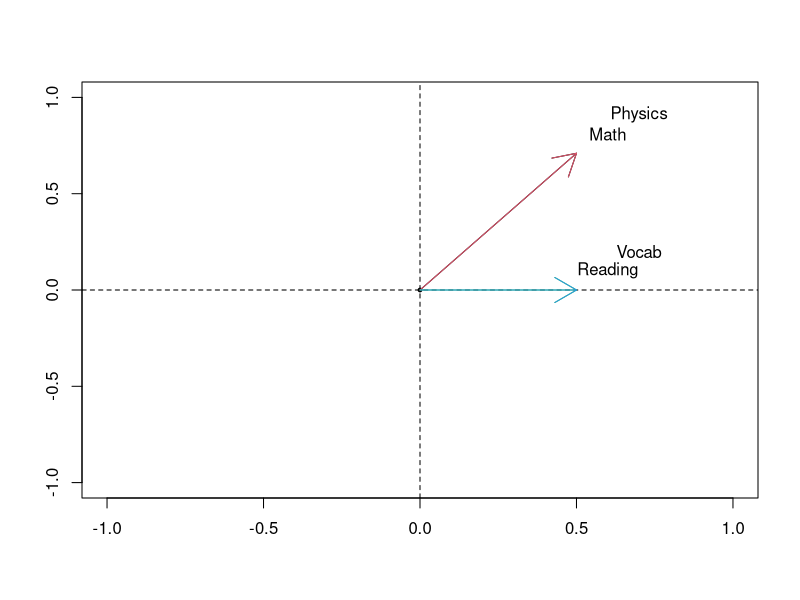
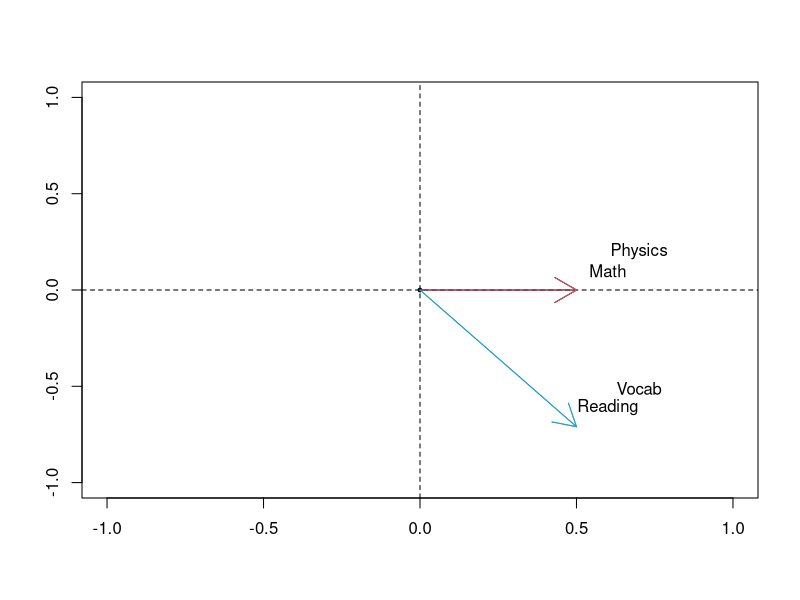
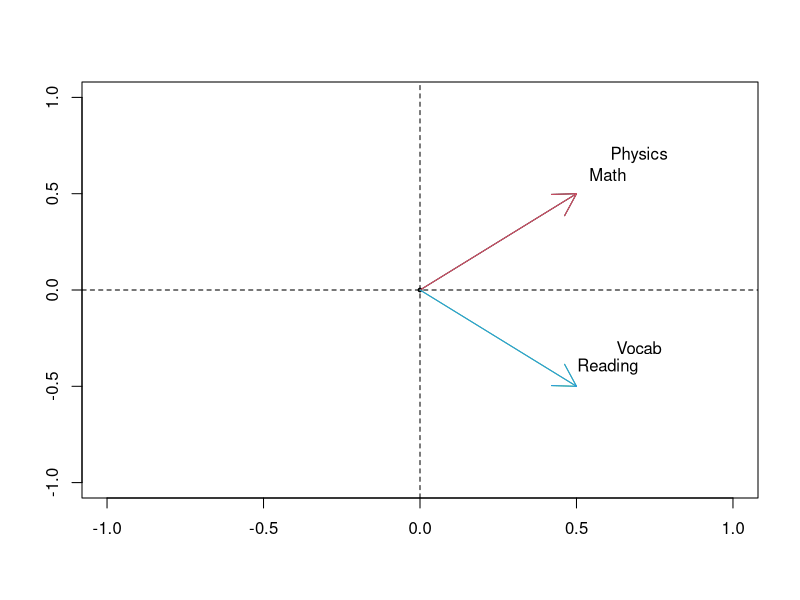
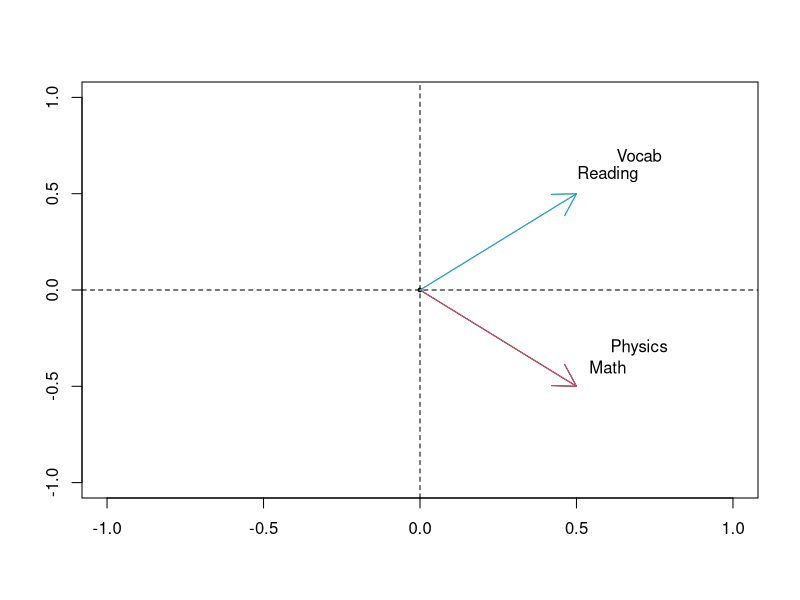
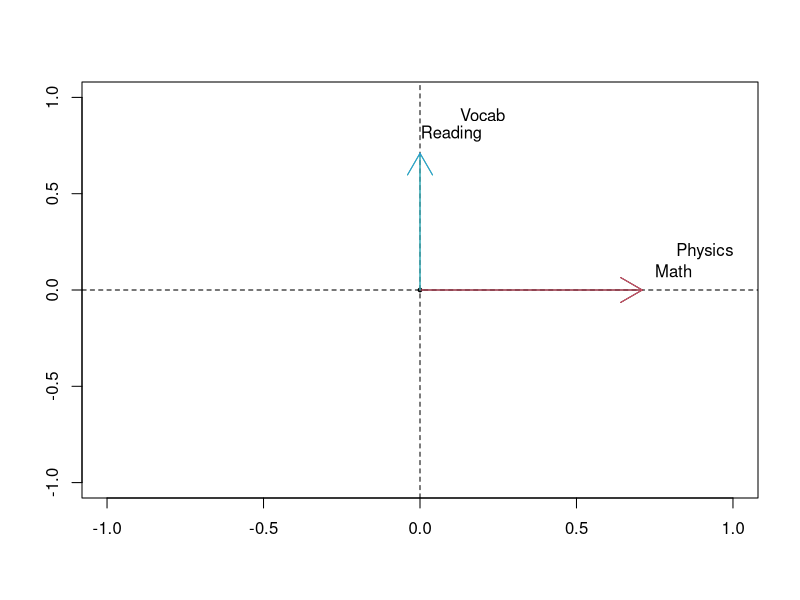
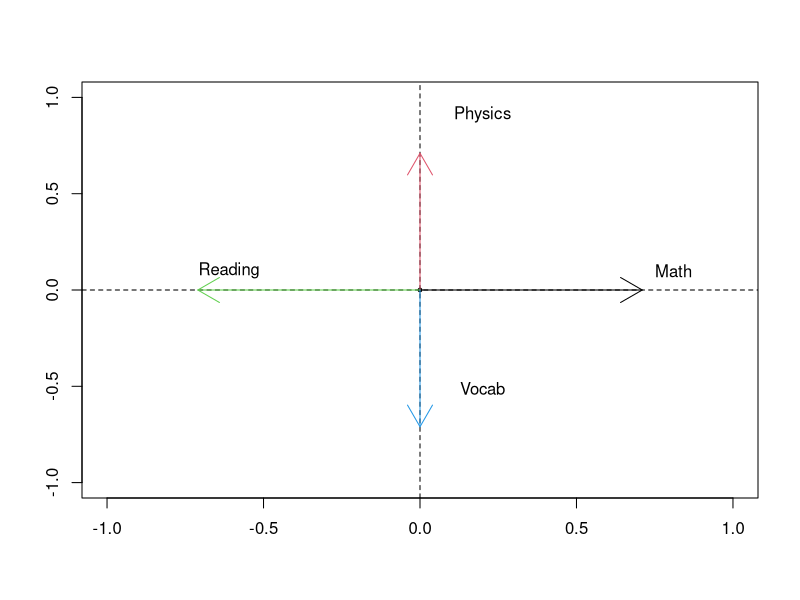

The R source for these figures, in order:
lv1 = c(0.5, 0.5, 0.5, 0.5)
lv2 = c(0.71, 0.71, 0, 0)
plot(x=0,type="n", xlim=c(-1,1), ylim=c(-1,1),xlab="", ylab="")
abline(h=0,lty=2)
abline(v=0,lty=2)
points(x=0,y=0,cex=.5,pch=19)
arrows(0,0,lv1[1],lv2[1],col=1,lty=1)
text(lv1[1]+.1,lv2[1]+.1,"Math")
arrows(0,0,lv1[2],lv2[2],col=2,lty=1)
text(lv1[2]+.2,lv2[2]+.2,"Physics")
arrows(0,0,lv1[3],lv2[3],col=3,lty=1)
text(lv1[3]+.1,lv2[3]+.1,"Reading")
arrows(0,0,lv1[4],lv2[4],col=4,lty=1)
text(lv1[4]+.2,lv2[4]+.2,"Vocab")


lv1 = c(0.5, 0.5, 0.5, 0.5)
lv2 = c(0, 0, -0.71, -0.71)
plot(x=0,type="n", xlim=c(-1,1), ylim=c(-1,1),xlab="", ylab="")
abline(h=0,lty=2)
abline(v=0,lty=2)
points(x=0,y=0,cex=.5,pch=19)
arrows(0,0,lv1[1],lv2[1],col=1,lty=1)
text(lv1[1]+.1,lv2[1]+.1,"Math")
arrows(0,0,lv1[2],lv2[2],col=2,lty=1)
text(lv1[2]+.2,lv2[2]+.2,"Physics")
arrows(0,0,lv1[3],lv2[3],col=3,lty=1)
text(lv1[3]+.1,lv2[3]+.1,"Reading")
arrows(0,0,lv1[4],lv2[4],col=4,lty=1)
text(lv1[4]+.2,lv2[4]+.2,"Vocab")

lv1 = c(0.5, 0.5, 0.5, 0.5)
lv2 = c(0.5, 0.5, -0.5, -0.5)
plot(x=0,type="n", xlim=c(-1,1), ylim=c(-1,1),xlab="", ylab="")
abline(h=0,lty=2)
abline(v=0,lty=2)
points(x=0,y=0,cex=.5,pch=19)
arrows(0,0,lv1[1],lv2[1],col=1,lty=1)
text(lv1[1]+.1,lv2[1]+.1,"Math")
arrows(0,0,lv1[2],lv2[2],col=2,lty=1)
text(lv1[2]+.2,lv2[2]+.2,"Physics")
arrows(0,0,lv1[3],lv2[3],col=3,lty=1)
text(lv1[3]+.1,lv2[3]+.1,"Reading")
arrows(0,0,lv1[4],lv2[4],col=4,lty=1)
text(lv1[4]+.2,lv2[4]+.2,"Vocab")

lv1 = c(0.5, 0.5, 0.5, 0.5)
lv2 = c(-0.5, -0.5, 0.5, 0.5)
plot(x=0,type="n", xlim=c(-1,1), ylim=c(-1,1),xlab="", ylab="")
abline(h=0,lty=2)
abline(v=0,lty=2)
points(x=0,y=0,cex=.5,pch=19)
arrows(0,0,lv1[1],lv2[1],col=1,lty=1)
text(lv1[1]+.1,lv2[1]+.1,"Math")
arrows(0,0,lv1[2],lv2[2],col=2,lty=1)
text(lv1[2]+.2,lv2[2]+.2,"Physics")
arrows(0,0,lv1[3],lv2[3],col=3,lty=1)
text(lv1[3]+.1,lv2[3]+.1,"Reading")
arrows(0,0,lv1[4],lv2[4],col=4,lty=1)
text(lv1[4]+.2,lv2[4]+.2,"Vocab")

lv1 = c(0.71, 0.71, 0, 0)
lv2 = c(0, 0, 0.71, 0.71)
plot(x=0,type="n", xlim=c(-1,1), ylim=c(-1,1),xlab="", ylab="")
abline(h=0,lty=2)
abline(v=0,lty=2)
points(x=0,y=0,cex=.5,pch=19)
arrows(0,0,lv1[1],lv2[1],col=1,lty=1)
text(lv1[1]+.1,lv2[1]+.1,"Math")
arrows(0,0,lv1[2],lv2[2],col=2,lty=1)
text(lv1[2]+.2,lv2[2]+.2,"Physics")
arrows(0,0,lv1[3],lv2[3],col=3,lty=1)
text(lv1[3]+.1,lv2[3]+.1,"Reading")
arrows(0,0,lv1[4],lv2[4],col=4,lty=1)
text(lv1[4]+.2,lv2[4]+.2,"Vocab")


lv1 = c(0.71, 0, -0.71, 0)
lv2 = c(0, 0.71, 0, -0.71)
plot(x=0,type="n", xlim=c(-1,1), ylim=c(-1,1),xlab="", ylab="")
abline(h=0,lty=2)
abline(v=0,lty=2)
points(x=0,y=0,cex=.5,pch=19)
arrows(0,0,lv1[1],lv2[1],col=1,lty=1)
text(lv1[1]+.1,lv2[1]+.1,"Math")
arrows(0,0,lv1[2],lv2[2],col=2,lty=1)
text(lv1[2]+.2,lv2[2]+.2,"Physics")
arrows(0,0,lv1[3],lv2[3],col=3,lty=1)
text(lv1[3]+.1,lv2[3]+.1,"Reading")
arrows(0,0,lv1[4],lv2[4],col=4,lty=1)
text(lv1[4]+.2,lv2[4]+.2,"Vocab")